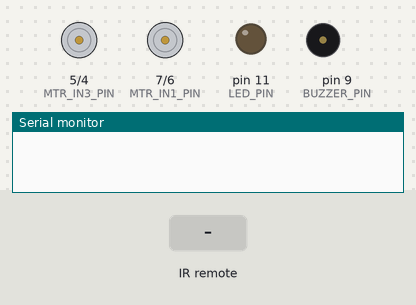
Bench run of a sketch on a simulated Arduino Uno, built with avr-gcc and run on an emulated ATmega328P. On the bench: motor-driver pin pairs drawn as motors (green arrow = first pin HIGH = forward, orange = second pin HIGH = backward, longer = more drive), output pins drawn as LEDs (lit = HIGH), buzzer (waves = sounding, pin HIGH), the last lines printed to the serial monitor. Inputs (shaded band) come from the test bench.

Above: at 2.2 s.
2.3 s: infrared code 0xE718FF00 received
At 2.42 s:
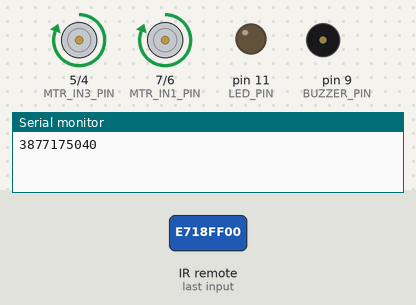
4.0 s: infrared code 0xAD52FF00 received
At 4.12 s:
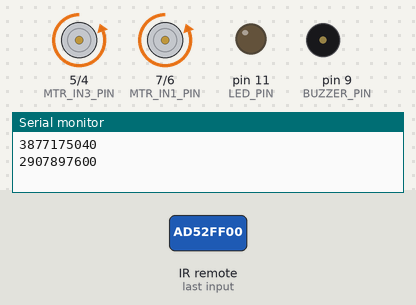
5.7 s: infrared code 0xF708FF00 received
At 5.82 s:
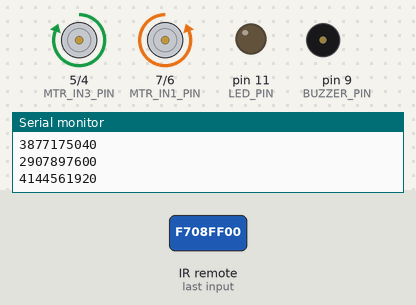
7.4 s: infrared code 0xA55AFF00 received
At 7.52 s:
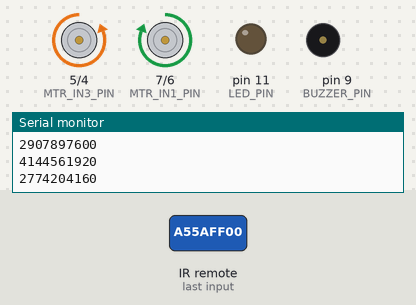
Timing chart, 0 to 10.1 s (numbered marks = the images above; inputs shaded):
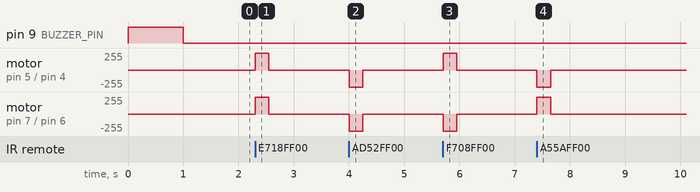

The sketch:

IRCar.ino
```cpp
#include "IRremote.h"
#include "Wire.h"

#define IR_PIN        2
#define BUZZER_PIN    9
#define LED_PIN       11

#define MTR_IN1_PIN   7
#define MTR_IN2_PIN   6
#define MTR_IN3_PIN   5
#define MTR_IN4_PIN   4
#define FORWARD_IR_CODE 3877175040
#define BACKWARD_IR_CODE 2907897600
#define LEFT_IR_CODE 4144561920
#define RIGHT_IR_CODE 2774204160
#define BUZZER_IR_CODE 3810328320

#define BUZ_ON  digitalWrite(BUZZER_PIN, 1)
#define BUZ_OFF digitalWrite(BUZZER_PIN, 0)

IRrecv irrecv(IR_PIN);

#define IR_CMD_NONE     0
#define IR_CMD_FORWARD  1
#define IR_CMD_BACKWARD 2
#define IR_CMD_LEFT     3
#define IR_CMD_RIGHT    4
#define IR_CMD_BUZZER   5


uint32_t ir_cmd = 0;
uint32_t timer_cmd_dur = 0;

void setup()
{
  pinMode(MTR_IN1_PIN, 1);
  pinMode(MTR_IN2_PIN, 1);
  pinMode(MTR_IN3_PIN, 1);
  pinMode(MTR_IN4_PIN, 1);
  pinMode(BUZZER_PIN, 1);
  pinMode(LED_PIN, 1);

  Serial.begin(115200);
  irrecv.enableIRIn();
  irrecv.blink13(true);

  BUZ_ON;
  delay(1000);
  BUZ_OFF;
}

void loop()
{
 if(IrReceiver.decode())
 {
  uint32_t ir_res = IrReceiver.decodedIRData.decodedRawData;
  Serial.println(ir_res);
  if(ir_res == FORWARD_IR_CODE)
  {
    ir_cmd = IR_CMD_FORWARD;
    timer_cmd_dur = millis();
  }
  else if(ir_res == BACKWARD_IR_CODE)
  {
    ir_cmd = IR_CMD_BACKWARD;
    timer_cmd_dur = millis();
  }
  else if(ir_res == RIGHT_IR_CODE)
  {
    ir_cmd = IR_CMD_RIGHT;
    timer_cmd_dur = millis();
  }
  else if(ir_res == BUZZER_IR_CODE)
  {
    ir_cmd = IR_CMD_BUZZER;
    timer_cmd_dur = millis();
  }
  else if(ir_res == LEFT_IR_CODE)
  {
    ir_cmd = IR_CMD_LEFT;
    timer_cmd_dur = millis();
  }
  else if(ir_res == 0)
  {
    timer_cmd_dur = millis();
  }
 }
 IrReceiver.resume();

 if((millis() - timer_cmd_dur) >= 250) ir_cmd = IR_CMD_NONE;

 if(ir_cmd == IR_CMD_FORWARD)
    mtr_f();
 else if(ir_cmd == IR_CMD_BACKWARD)
    mtr_b();
 else if(ir_cmd == IR_CMD_LEFT)
    mtr_l();
 else if(ir_cmd == IR_CMD_RIGHT)
    mtr_r();
 else if(ir_cmd == IR_CMD_BUZZER)
    BUZ_ON;
 else{
    mtr_s();
    BUZ_OFF;
 }
 delay(1);
}

void mtr_f()
{
  digitalWrite(MTR_IN1_PIN, 1);
  digitalWrite(MTR_IN2_PIN, 0);
  digitalWrite(MTR_IN3_PIN, 1);
  digitalWrite(MTR_IN4_PIN, 0);
}

void mtr_b()
{
  digitalWrite(MTR_IN1_PIN, 0);
  digitalWrite(MTR_IN2_PIN, 1);
  digitalWrite(MTR_IN3_PIN, 0);
  digitalWrite(MTR_IN4_PIN, 1);
}
void mtr_l()
{
  digitalWrite(MTR_IN1_PIN, 0);
  digitalWrite(MTR_IN2_PIN, 1);
  digitalWrite(MTR_IN3_PIN, 1);
  digitalWrite(MTR_IN4_PIN, 0);
}

void mtr_r(){
  digitalWrite(MTR_IN1_PIN, 1);
  digitalWrite(MTR_IN2_PIN, 0);
  digitalWrite(MTR_IN3_PIN, 0);
  digitalWrite(MTR_IN4_PIN, 1);
}

void mtr_s()
{
  digitalWrite(MTR_IN1_PIN, 0);
  digitalWrite(MTR_IN2_PIN, 0);
  digitalWrite(MTR_IN3_PIN, 0);
  digitalWrite(MTR_IN4_PIN, 0);
}
```

Measured:
- after the input at 2.3 s, motor on pin 5 (MTR_IN3_PIN) / pin 4 (MTR_IN4_PIN), motor on pin 7 (MTR_IN1_PIN) / pin 6 (MTR_IN2_PIN): stopped → forward 255/255 at once, → stopped 0.25 s later
- after the input at 4.0 s, motor on pin 5 (MTR_IN3_PIN) / pin 4 (MTR_IN4_PIN), motor on pin 7 (MTR_IN1_PIN) / pin 6 (MTR_IN2_PIN): stopped → backward 255/255 at once, → stopped 0.25 s later
- after the input at 5.7 s, motor on pin 5 (MTR_IN3_PIN) / pin 4 (MTR_IN4_PIN): stopped → forward 255/255 at once, → stopped 0.25 s later; motor on pin 7 (MTR_IN1_PIN) / pin 6 (MTR_IN2_PIN): stopped → backward 255/255 at once, → stopped 0.25 s later
- after the input at 7.4 s, motor on pin 5 (MTR_IN3_PIN) / pin 4 (MTR_IN4_PIN): stopped → backward 255/255 at once, → stopped 0.25 s later; motor on pin 7 (MTR_IN1_PIN) / pin 6 (MTR_IN2_PIN): stopped → forward 255/255 at once, → stopped 0.25 s later
